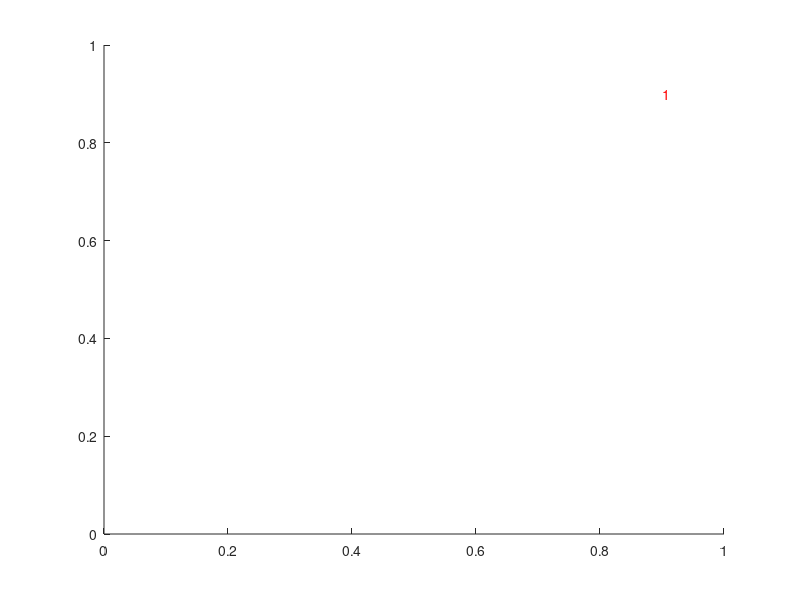

MATLAB code for this plot:
function labelIndices
c = 1;
for i = 1:5
    for j = 1:5
        text(i-0.1,j-0.1,num2str(c),'Color','r');
        c = c+1;
    end
end
end
